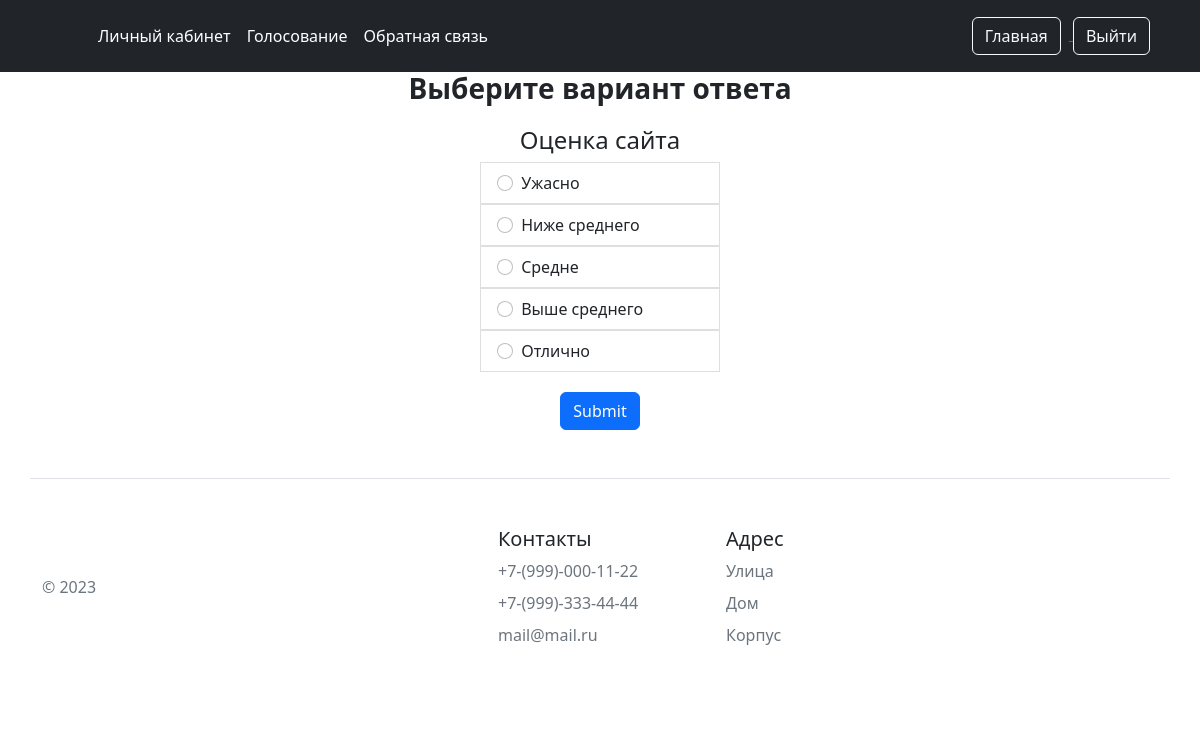
The page /accounts/profile/quiz/1/ (signed in) on the database its author committed.
### main/models.py (models this page shows, shortened)
class Question(models.Model):
    title = models.CharField('Название', max_length=4096)
    class Meta:
        verbose_name = 'Тема голосования'
        verbose_name_plural = 'Темы голосования'

class Choice(models.Model):
    question = models.ForeignKey(Question, on_delete=models.PROTECT)
    title = models.CharField('Название', max_length=4096)
    class Meta:
        verbose_name = 'Вариант ответа'
        verbose_name_plural = 'Варианты ответа'

### main/views.py (the view)
# urls.py: path('accounts/profile/quiz/<str:pk>/', views.vote, name='vote'),
def vote(request, pk):
    if request.user.is_authenticated != True:
        return redirect("login")
    question = Question.objects.get(id=pk)
    options = Choice.objects.filter(question=question)
    if Answer.objects.filter(question=question, user=request.user):
        choice = Answer.objects.get(question=question, user=request.user)
        return render(request, 'profile/vote_applied.html', {'question': question, 'options': options, 'choice': choice.choice})
    else:
        if request.method == 'POST':
            if ('choice' in request.POST):
                inputvalue = request.POST['choice']
                answer = Answer(user=request.user, question=question, choice=options.get(id=inputvalue))
                answer.save()
                return redirect(request.META['HTTP_REFERER'])
        return render(request, 'profile/vote.html', {'question': question, 'options': options})

### main/templates/profile/vote.html (shortened to what this page needs)
{% extends 'base.html'%}
{% block header %}
<li><a href="{% url 'profile'%}" class="nav-link px-2 text-white">Личный кабинет</a></li>
<li><a href="{% url 'quiz'%}" class="nav-link px-2 text-white">Голосование</a></li>
<li><a href="{% url 'feed'%}" class="nav-link px-2 text-white">Обратная связь</a></li>
{% endblock %}
{% block button%}
<a href="{% url 'home'%}">
<button type="button" class="btn btn-outline-light me-2" >Главная </button>
</a>
<a href="{% url 'logout'%}">
<button type="button" class="btn btn-outline-light me-2" >Выйти </button>
</a>
{% endblock %}
{% block body %}
<body>
<h3 style = "margin-bottom: 20px; text-align:center"><strong>Выберите вариант ответа</strong></h3>
<h4 style="text-align:center">{{question.title}}</h4>
<form method="POST" >
<ul class="list-group">
    {% for option in options %}
    <label>
        <li class="list-group-item"  style="margin-left:40%; margin-right:40%;">
            <input class="form-check-input me-1" type="radio" name = 'choice' value="{{option.id}}" aria-label="...">
            {{option.title}}
          </li>
    </label>
    {% endfor %}
</ul>
    <div style="text-align:center;margin-top:20px ">
<input type="submit" value = "Submit" class = 'btn btn-primary'>
        </div>
</form>
</body>
{% endblock %}

### rows shown on the page
Question: title "Оценка сайта"
Choice: title "Ужасно"
Choice: title "Ниже среднего"
Choice: title "Средне"
Choice: title "Выше среднего"
Choice: title "Отлично"
